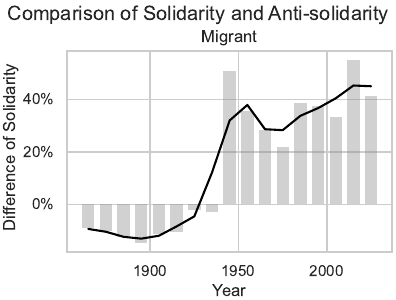

Recreate this plot in Python.
from matplotlib import pyplot as plt
from matplotlib import ticker as mtick
import seaborn as sns
import pandas as pd
from scipy.ndimage import gaussian_filter1d

sns.set_theme(style='whitegrid')

df = pd.read_json(r'../../Data/Model Predicted Data/Migrant-Predictions.json')
df = df[['id', 'year', 'label']]

cp = sns.color_palette()

# comparison of solidarity and anti-solidarity (Lineplot)
fig = plt.figure(figsize=(7.2*0.55, 3.0))
plt.subplots_adjust(left=0.17, right=0.99, bottom=0.16, top=0.83)

dft = df.copy(deep=True)
dft['decade'] = dft['year']//10*10+5
dft = dft.groupby(['label', 'decade']).size().reset_index().pivot(columns='label', index='decade', values=0).fillna(0)
dft = dft[dft.sum(axis=1)>=5]
dft = dft.div(dft.sum(axis=1), axis=0)
dft['0/1'] = dft[0] / dft[1]
dft['0-1'] = dft[0] - dft[1]
for c in dft.columns: dft['smooth-%s'%c] = gaussian_filter1d(dft[c].interpolate(limit_area='inside'), sigma=1, truncate=1)

plt.bar(dft['0-1'].index, dft['0-1'].values, width=7, alpha=0.4, linewidth=0, color=cp[7])
plt.plot(dft['smooth-0-1'], color='black')

fig.axes[0].yaxis.set_major_formatter(mtick.PercentFormatter(xmax=1, decimals=0))
plt.title('Migrant')
plt.xlabel('Year')
plt.ylabel('Difference of Solidarity', x=2)
fig.axes[0].yaxis.set_label_coords(-0.15, 0.52)

plt.suptitle('Comparison of Solidarity and Anti-solidarity', x=0.5)
plt.savefig('ComparisonOfSolidarityAndAntiSolidarity.pdf')
plt.show()
